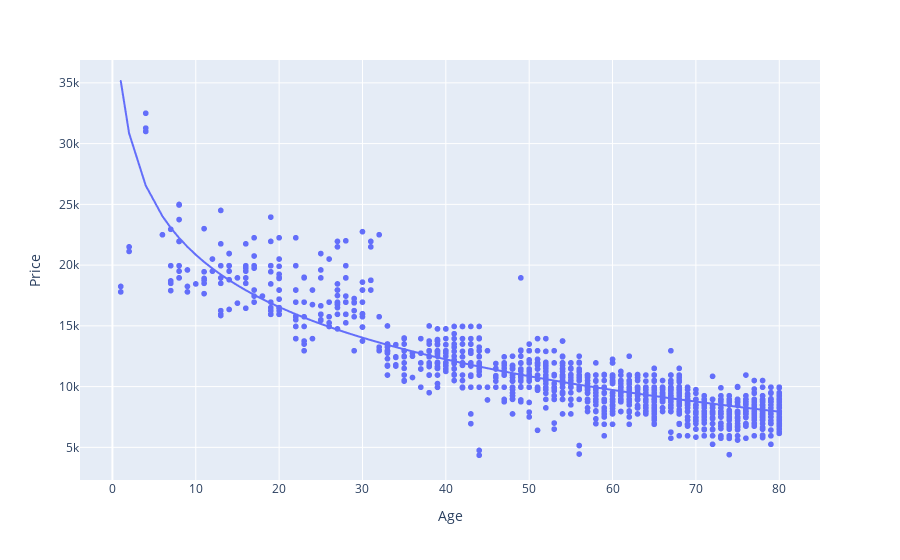
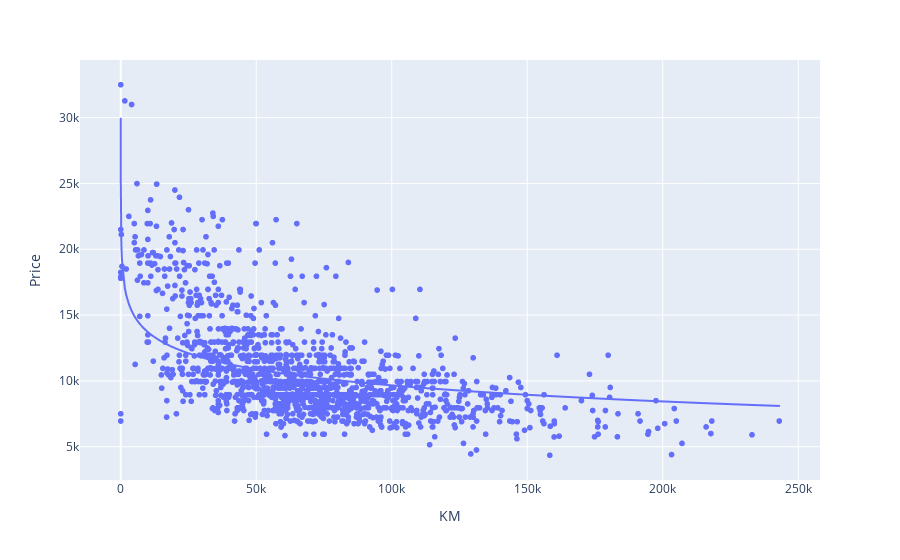

Write notebook code for charts like these, in order.
### Code cell
plot1 = py.scatter(df, x='Age', y='Price', trendline='ols', trendline_options=dict(log_x=True))
plot1.show()

plot2 = py.scatter(df, x='KM', y='Price', trendline='ols', trendline_options=dict(log_x=True))
plot2.show()

# plot2 = py.scatter(df, x='KM', y='Price', trendline='ols')
# plot2.show()

# plot2 = py.scatter(df, x='KM', y='Price', trendline='ols')
# plot2.show()

### Figure 1 — Plotly figure (JSON) as saved in the notebook; plotly's stock layout.template omitted (floating-point values rounded to 4 significant figures; data arrays with more than 128 entries replaced by an {"elided": "..."} marker saying what was removed)
{"data": [{"hovertemplate": "Age=%{x}<br>Price=%{y}<extra></extra>", "legendgroup": "", "marker": {"color": "#636efa", "symbol": "circle"}, "mode": "markers", "name": "", "showlegend": false, "type": "scattergl", "x": {"elided": "1436 int values"}, "xaxis": "x", "y": {"elided": "1436 int values"}, "yaxis": "y"}, {"hovertemplate": "<b>OLS trendline</b><br>Price = -14301.1 * log10(Age) + 35153.7<br>R<sup>2</sup>=0.767984<br><br>Age=%{x}<br>Price=%{y} <b>(trend)</b><extra></extra>", "legendgroup": "", "marker": {"color": "#636efa", "symbol": "circle"}, "mode": "lines", "name": "", "showlegend": false, "type": "scattergl", "x": {"elided": "1436 int values"}, "xaxis": "x", "y": {"elided": "1436 float values"}, "yaxis": "y"}], "layout": {"legend": {"tracegroupgap": 0}, "margin": {"t": 60}, "xaxis": {"anchor": "y", "domain": [0, 1], "title": {"text": "Age"}}, "yaxis": {"anchor": "x", "domain": [0, 1], "title": {"text": "Price"}}}}

### Figure 2 — Plotly figure (JSON) as saved in the notebook; plotly's stock layout.template omitted (floating-point values rounded to 4 significant figures; data arrays with more than 128 entries replaced by an {"elided": "..."} marker saying what was removed)
{"data": [{"hovertemplate": "KM=%{x}<br>Price=%{y}<extra></extra>", "legendgroup": "", "marker": {"color": "#636efa", "symbol": "circle"}, "mode": "markers", "name": "", "showlegend": false, "type": "scattergl", "x": {"elided": "1436 int values"}, "xaxis": "x", "y": {"elided": "1436 int values"}, "yaxis": "y"}, {"hovertemplate": "<b>OLS trendline</b><br>Price = -4053.24 * log10(KM) + 29925.9<br>R<sup>2</sup>=0.269934<br><br>KM=%{x}<br>Price=%{y} <b>(trend)</b><extra></extra>", "legendgroup": "", "marker": {"color": "#636efa", "symbol": "circle"}, "mode": "lines", "name": "", "showlegend": false, "type": "scattergl", "x": {"elided": "1436 int values"}, "xaxis": "x", "y": {"elided": "1436 float values"}, "yaxis": "y"}], "layout": {"legend": {"tracegroupgap": 0}, "margin": {"t": 60}, "xaxis": {"anchor": "y", "domain": [0, 1], "title": {"text": "KM"}}, "yaxis": {"anchor": "x", "domain": [0, 1], "title": {"text": "Price"}}}}
